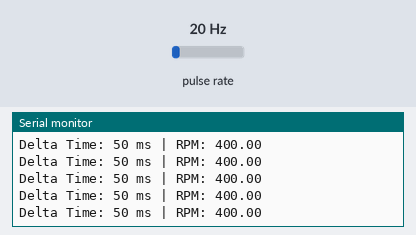
Recording of a sketch running on a simulated ESP32. Parts: the last lines printed to the serial monitor. Wiring (inferred from the names in the program): pulse sensor: data GPIO 4. The inputs (shaded band) are chosen by the test bench; at power-on: pulse rate 20 Hz.

Above: at 1.2 s.
1.3 s: pulse rate (sensor on GPIO 4) set to 4 Hz
At 1.66 s:
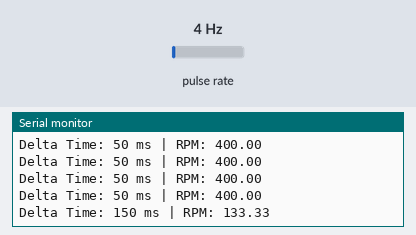
2.8 s: pulse rate (sensor on GPIO 4) set to 50 Hz
At 2.85 s:
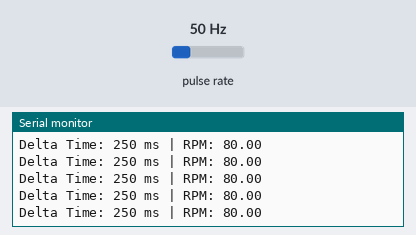
Timing chart, 0 to 5.8 s (numbered marks = the images above; inputs shaded):
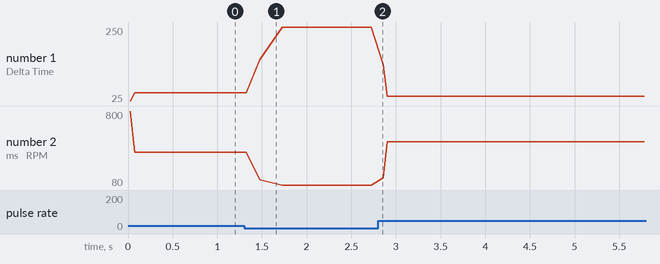

The sketch:

rpm_sensing.ino
```cpp
int hallEffectSensorPin = 4;

volatile unsigned long lastPulseTime = 0;
volatile unsigned long deltaTime = 0;
volatile bool newPulse = false;

// The Interrupt Service Routine (ISR)
// IRAM_ATTR tells the ESP32 to keep this function in RAM for maximum speed
void IRAM_ATTR hallSensorISR() {
  unsigned long currentTime = millis();

  // Software Debounce: Ignore pulses that happen impossibly fast (e.g., < 20ms)
  // 20ms between pulses with 3 magnets equals 1000 RPM, which a bicycle won't hit!
  if (currentTime - lastPulseTime > 20) {
    deltaTime = currentTime - lastPulseTime;
    lastPulseTime = currentTime;
    newPulse = true;
  }
}

void setup() {
  Serial.begin(115200);

  // Set the pin mode. Use INPUT_PULLUP if your sensor doesn't have a built-in pull-up resistor.
  pinMode(hallEffectSensorPin, INPUT_PULLUP);

  // Attach the interrupt. FALLING triggers when the magnet approaches (signal goes from HIGH to LOW)
  attachInterrupt(digitalPinToInterrupt(hallEffectSensorPin), hallSensorISR, FALLING);
}

void loop() {
  // 1. Check if a new magnet passed by
  if (newPulse) {
    // Briefly pause interrupts to safely copy the volatile variables
    noInterrupts();
    unsigned long dt = deltaTime;
    newPulse = false;
    interrupts();

    // Prevent division by zero just in case
    if (dt > 0) {
      // Calculate RPM using our simplified formula
      float rpm = 20000.0 / dt;

      Serial.print("Delta Time: ");
      Serial.print(dt);
      Serial.print(" ms | RPM: ");
      Serial.println(rpm);
    }
  }

  // 2. Timeout Logic: What if the bicycle stops?
  // If no magnet has passed in the last 2000ms (2 seconds), consider the wheel stopped.
  if (millis() - lastPulseTime > 2000) {
    // Only print "0" occasionally so we don't spam the Serial Monitor
    static unsigned long lastZeroPrint = 0;
    if (millis() - lastZeroPrint > 500) {
      Serial.println("RPM: 0.00 (Stopped)");
      lastZeroPrint = millis();
    }
  }

}
```

Measured:
- after the input at 1.3 s, the serial monitor: prints a new line after 0.18 s (image 1)
- plotted number 1: 50 → 250 after the input at 1.3 s, 250 → 40 after the input at 2.8 s
- plotted number 2: 400 → 80 after the input at 1.3 s, 80 → 500 after the input at 2.8 s
